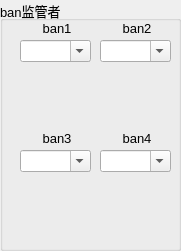
  <widget class="QGroupBox" name="groupBox_4">
   <property name="geometry">
    <rect>
     <x>430</x>
     <y>110</y>
     <width>181</width>
     <height>251</height>
    </rect>
   </property>
   <property name="font">
    <font>
     <family>Arial</family>
     <pointsize>10</pointsize>
    </font>
   </property>
   <property name="title">
    <string>ban监管者</string>
   </property>
   <widget class="QComboBox" name="cBoxHunBan1">
    <property name="geometry">
     <rect>
      <x>20</x>
      <y>40</y>
      <width>71</width>
      <height>22</height>
     </rect>
    </property>
    <property name="editable">
     <bool>true</bool>
    </property>
   </widget>
   <widget class="QLabel" name="label_8">
    <property name="geometry">
     <rect>
      <x>30</x>
      <y>20</y>
      <width>54</width>
      <height>16</height>
     </rect>
    </property>
    <property name="text">
     <string>ban1</string>
    </property>
    <property name="alignment">
     <set>Qt::AlignCenter</set>
    </property>
    <property name="buddy">
     <cstring>cBoxHunBan1</cstring>
    </property>
   </widget>
   <widget class="QLabel" name="labHunBan1Pic">
    <property name="geometry">
     <rect>
      <x>30</x>
      <y>70</y>
      <width>51</width>
      <height>51</height>
     </rect>
    </property>
    <property name="text">
     <string/>
    </property>
   </widget>
   <widget class="QLabel" name="label_9">
    <property name="geometry">
     <rect>
      <x>110</x>
      <y>20</y>
      <width>54</width>
      <height>16</height>
     </rect>
    </property>
    <property name="text">
     <string>ban2</string>
    </property>
    <property name="alignment">
     <set>Qt::AlignCenter</set>
    </property>
    <property name="buddy">
     <cstring>cBoxHunBan2</cstring>
    </property>
   </widget>
   <widget class="QComboBox" name="cBoxHunBan2">
    <property name="geometry">
     <rect>
      <x>100</x>
      <y>40</y>
      <width>71</width>
      <height>22</height>
     </rect>
    </property>
    <property name="editable">
     <bool>true</bool>
    </property>
   </widget>
   <widget class="QLabel" name="labHunBan2Pic">
    <property name="geometry">
     <rect>
      <x>110</x>
      <y>70</y>
      <width>51</width>
      <height>51</height>
     </rect>
    </property>
    <property name="text">
     <string/>
    </property>
   </widget>
   <widget class="QLabel" name="label_10">
    <property name="geometry">
     <rect>
      <x>30</x>
      <y>130</y>
      <width>54</width>
      <height>16</height>
     </rect>
    </property>
    <property name="text">
     <string>ban3</string>
    </property>
    <property name="alignment">
     <set>Qt::AlignCenter</set>
    </property>
    <property name="buddy">
     <cstring>cBoxHunBan3</cstring>
    </property>
   </widget>
   <widget class="QComboBox" name="cBoxHunBan3">
    <property name="geometry">
     <rect>
      <x>20</x>
      <y>150</y>
      <width>71</width>
      <height>22</height>
     </rect>
    </property>
    <property name="editable">
     <bool>true</bool>
    </property>
   </widget>
   <widget class="QLabel" name="labHunBan3Pic">
    <property name="geometry">
     <rect>
      <x>30</x>
      <y>180</y>
      <width>51</width>
      <height>51</height>
     </rect>
    </property>
    <property name="text">
     <string/>
    </property>
   </widget>
   <widget class="QLabel" name="label_11">
    <property name="geometry">
     <rect>
      <x>110</x>
      <y>130</y>
      <width>54</width>
      <height>16</height>
     </rect>
    </property>
    <property name="text">
     <string>ban4</string>
    </property>
    <property name="alignment">
     <set>Qt::AlignCenter</set>
    </property>
    <property name="buddy">
     <cstring>cBoxHunBan4</cstring>
    </property>
   </widget>
   <widget class="QComboBox" name="cBoxHunBan4">
    <property name="geometry">
     <rect>
      <x>100</x>
      <y>150</y>
      <width>71</width>
      <height>22</height>
     </rect>
    </property>
    <property name="editable">
     <bool>true</bool>
    </property>
   </widget>
   <widget class="QLabel" name="labHunBan4Pic">
    <property name="geometry">
     <rect>
      <x>110</x>
      <y>180</y>
      <width>51</width>
      <height>51</height>
     </rect>
    </property>
    <property name="text">
     <string/>
    </property>
   </widget>
  </widget>
